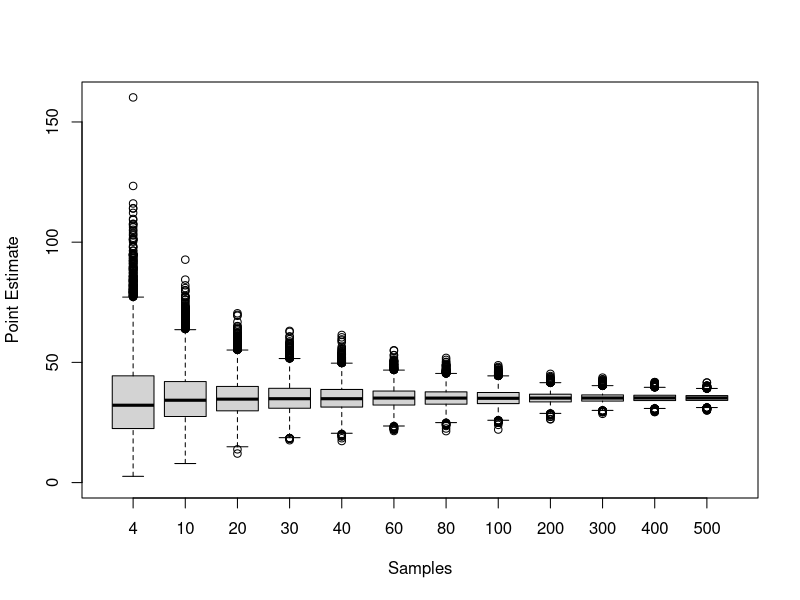
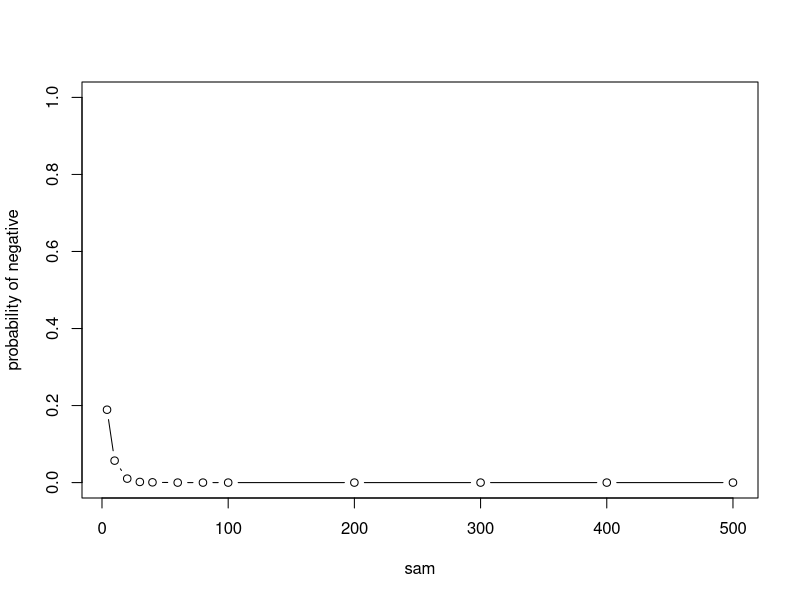
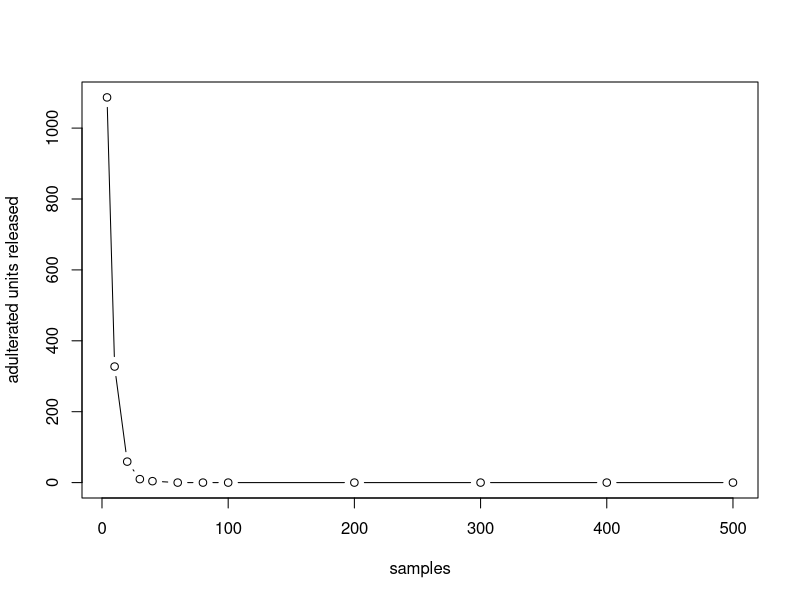
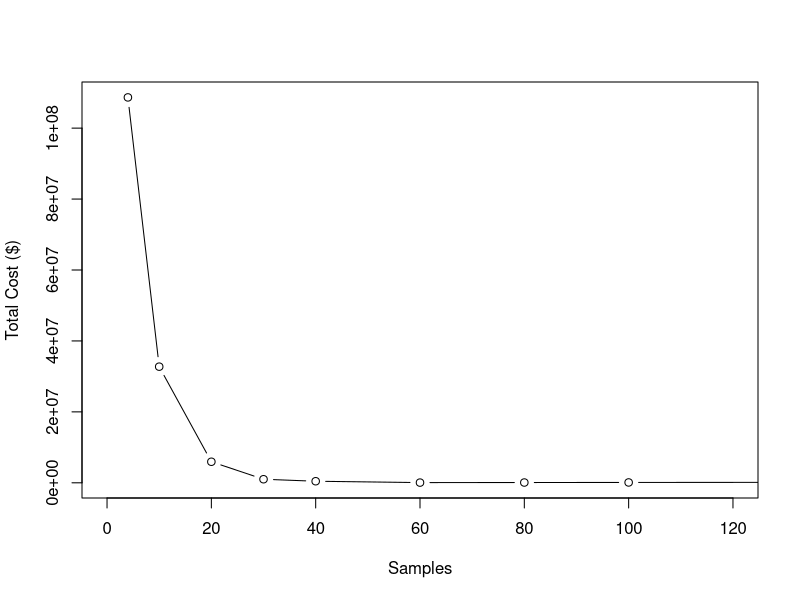

These charts were generated, in order, by the following R code:
#Sampling schedules

sam<-c(4,10,20,30,40,60,80,100,200,300,400,500)

#cost
persample<-1000 #cost per sample
samplingcost<-sam*persample
perevent<-100000 #cost per event

#design distribution
n<-10000

# aflat<-rgamma(n,0.15, 0.03) #(5ppb)
# aflat<-rgamma(n,0.3, 0.03) #(10ppb)
# aflat<-rgamma(n,0.46, 0.03) #(15ppb)
# aflat<-rgamma(n,0.6, 0.03) #(20ppb)
# aflat<-rgamma(n,0.75, 0.03) #(25ppb)
#aflat<-rgamma(n,0.91, 0.03) #(30ppb)
 aflat<-rgamma(n,1.05, 0.03) #(35ppb)
# aflat<-rgamma(n,1.21, 0.03) #(40ppb)

print(mean(aflat))
print(sd(aflat))

#---
#regulatory limit
reg<-20 #regulatory threshold

#---  
result<-vector(mode="numeric", length=0)
sampling<-vector(mode="numeric", length=0)

for (x in 1:12) {
  
  trials<-vector(mode="numeric", length=0)
  
  print (x)
  s<-aflat #assign dataset
  j<-sam[x] #sampling strategy
  
  sampling<-append(sampling, j)
  negative<-0
  positive<-0
  for (i in 1:10000) { # loop through trials of each sampling strategy  
    
    sa<-sample(s, (j)) #take a j-sized sample from s
    trials<-append(trials, mean(sa))
    
    
    if (mean(sa)<reg) { #this is the regulatory threshold, mean over this is a hit, mean under this is a miss
      negative<-negative+1
    }
    
    else {
      positive<-positive+1
    } 
    
  }
  assign(paste("trials",j, sep=""), trials)
  result<-append(result, (negative/(positive+negative))) #this is the probability of failure to detect adulteration
}

# plot trials and probability of negative finding

trials<-c(trials4,trials10,trials20,trials30,trials40,trials60,trials80,trials100,trials200,trials300,trials400,trials500) #for ylim for the boxplot
boxplot(trials4,trials10,trials20,trials30,trials40,trials60,trials80,trials100,trials200,trials300,trials400,trials500, names=(sampling), ylim=c(0,max(trials)), ylab="Point Estimate", xlab="Samples")
plot(sam, result, ylim=c(0,1), ylab="probability of negative", type="b")

#bad number of units into population based on probability
bad<-length(aflat[which(aflat>reg)])  #number of units over regulatory limit in the distribution
bad
pbad<-bad*result
plot(sam, pbad, type="b", xlab="samples", ylab="adulterated units released") #plot the number of adulterated units potentially reaching consumer

#economic calculation

totalcost<-samplingcost+pbad*perevent
mincost<-min(totalcost)
cost<-data.frame(sam,totalcost)
optimalsampling<-subset(cost, cost$totalcost == mincost)
optimalsampling
plot(sam, totalcost, type="b", xlim=c(0,2*optimalsampling$sam), xlab="Samples", ylab="Total Cost ($)")
